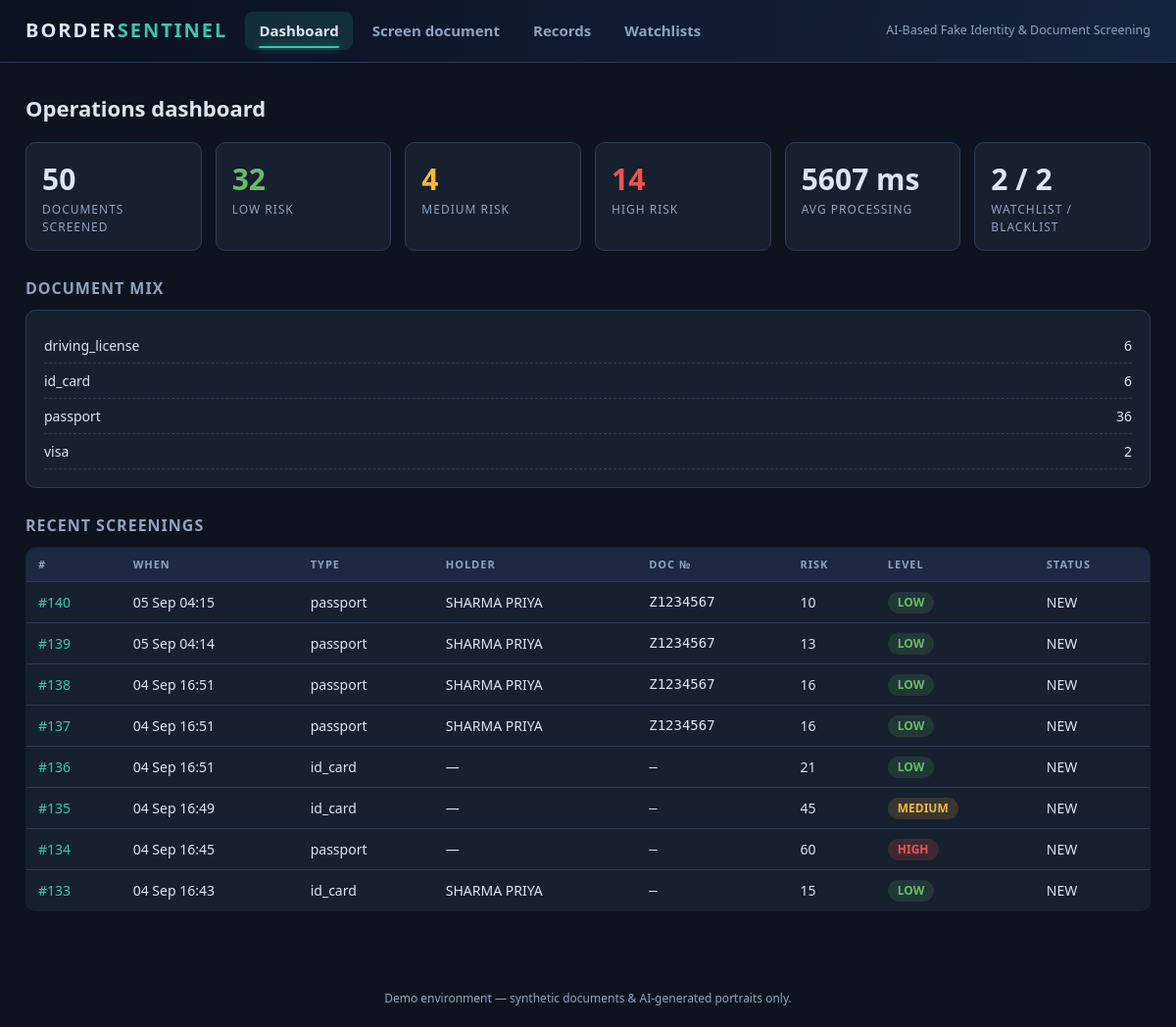
The page / on the database its author committed.
### screening/models.py (models this page shows, shortened)
class ScreeningRecord(models.Model):
    DOC_TYPES = [
        ("passport", "Passport"),
        ("visa", "Visa"),
        ("id_card", "National ID"),
        ("driving_license", "Driving Licence"),
        ("permit", "Permit"),
    ]
    LEVELS = [("LOW", "LOW"), ("MEDIUM", "MEDIUM"), ("HIGH", "HIGH")]
    STATUSES = [
        ("NEW", "New"), ("REVIEWED", "Reviewed"),
        ("CLEARED", "Cleared"), ("FLAGGED", "Flagged"),
    ]
    created_at = models.DateTimeField(auto_now_add=True)
    doc_type = models.CharField(max_length=30, choices=DOC_TYPES)
    original = models.FileField(upload_to="documents/")
    live_photo = models.FileField(upload_to="live/", null=True, blank=True)
    holder_name = models.CharField(max_length=160, blank=True, default="")
    doc_number = models.CharField(max_length=30, blank=True, default="", db_index=True)
    risk_score = models.IntegerField(default=0)
    risk_level = models.CharField(max_length=8, choices=LEVELS, default="LOW")
    recommendation = models.CharField(max_length=120, blank=True, default="")
    status = models.CharField(max_length=10, choices=STATUSES, default="NEW")
    review_note = models.TextField(blank=True, default="")
    ocr_confidence = models.FloatField(null=True, blank=True)
    processing_ms = models.IntegerField(default=0)
    fields_json = models.JSONField(default=dict, blank=True)
    checks_json = models.JSONField(default=list, blank=True)
    tamper_json = models.JSONField(default=dict, blank=True)
    face_json = models.JSONField(default=dict, blank=True)
    scoring_json = models.JSONField(default=dict, blank=True)
    annotated = models.CharField(max_length=255, blank=True, default="")
    integrity_hash = models.CharField(max_length=64, blank=True, default="")
    class Meta:
        ordering = ["-created_at"]

### screening/views.py (the view)
# urls.py: path("", views.dashboard, name="dashboard"),
def dashboard(request):
    qs = ScreeningRecord.objects.all()
    stats = {
        "total": qs.count(),
        "levels": {r["risk_level"]: r["n"] for r in
                   qs.values("risk_level").annotate(n=Count("id"))},
        "types": {r["doc_type"]: r["n"] for r in
                  qs.values("doc_type").annotate(n=Count("id"))},
        "flagged": qs.filter(status="FLAGGED").count(),
        "watchlist": WatchlistEntry.objects.count(),
        "blacklist": ExpiredDocument.objects.count(),
    }
    recent_ms = [r.processing_ms for r in qs[:200]]
    stats["avg_ms"] = round(sum(recent_ms) / len(recent_ms)) if recent_ms else 0
    recent = qs[:8]
    return render(request, "screening/dashboard.html",
                  {"stats": stats, "recent": recent})

### screening/templates/screening/dashboard.html
{% extends "screening/base.html" %}
{% block content %}
<h1>Operations dashboard</h1>
<div class="cards">
  <div class="card"><div class="num">{{ stats.total }}</div><div class="lbl">Documents screened</div></div>
  <div class="card low"><div class="num">{{ stats.levels.LOW|default:0 }}</div><div class="lbl">Low risk</div></div>
  <div class="card medium"><div class="num">{{ stats.levels.MEDIUM|default:0 }}</div><div class="lbl">Medium risk</div></div>
  <div class="card high"><div class="num">{{ stats.levels.HIGH|default:0 }}</div><div class="lbl">High risk</div></div>
  <div class="card"><div class="num">{{ stats.avg_ms }} ms</div><div class="lbl">Avg processing</div></div>
  <div class="card"><div class="num">{{ stats.watchlist }} / {{ stats.blacklist }}</div><div class="lbl">Watchlist / blacklist</div></div>
</div>
<h2>Document mix</h2>
<div class="panel">
  {% for t, n in stats.types.items %}
    <div class="detrow"><span>{{ t }}</span><span>{{ n }}</span></div>
  {% empty %}<small class="muted">No screenings yet — use “Screen document”.</small>{% endfor %}
</div>
<h2>Recent screenings</h2>
<table>
  <tr><th>#</th><th>When</th><th>Type</th><th>Holder</th><th>Doc №</th><th>Risk</th><th>Level</th><th>Status</th></tr>
  {% for r in recent %}
  <tr>
    <td><a href="{% url 'screening:record' r.pk %}">#{{ r.pk }}</a></td>
    <td>{{ r.created_at|date:"d M H:i" }}</td>
    <td>{{ r.doc_type }}</td>
    <td>{{ r.holder_name|default:"—" }}</td>
    <td class="mono">{{ r.doc_number|default:"—" }}</td>
    <td>{{ r.risk_score }}</td>
    <td><span class="badge {{ r.risk_level }}">{{ r.risk_level }}</span></td>
    <td>{{ r.status }}</td>
  </tr>
  {% empty %}<tr><td colspan="8"><small class="muted">No records yet.</small></td></tr>{% endfor %}
</table>
{% endblock %}

### screening/templates/screening/base.html (shortened to what this page needs)
{% load static %}<!doctype html>
<html lang="en">
<head>
<link rel="stylesheet" href="{% static 'screening/main.css' %}">
</head>
<body>
<header class="top">
  <div class="logo">BORDER<span>SENTINEL</span></div>
  <nav class="main">
    {% with url_name=request.resolver_match.url_name %}
    <a href="{% url 'screening:dashboard' %}" class="{% if url_name == 'dashboard' %}active{% endif %}">Dashboard</a>
    <a href="{% url 'screening:upload' %}" class="{% if url_name == 'upload' %}active{% endif %}">Screen document</a>
    <a href="{% url 'screening:records' %}" class="{% if url_name == 'records' or url_name == 'record' %}active{% endif %}">Records</a>
    <a href="{% url 'screening:watchlist' %}" class="{% if url_name == 'watchlist' %}active{% endif %}">Watchlists</a>
    {% endwith %}
  </nav>
  <small style="margin-left:auto;color:var(--muted)">AI-Based Fake Identity &amp; Document Screening</small>
</header>
<main>
{% block content %}{% endblock %}
</main>
<footer>Demo environment — synthetic documents &amp; AI-generated portraits only.</footer>
</body>
</html>

### screening/static/screening/main.css (style rules this page uses)
:root { --bg: #0d1420; --panel: #16202f; --panel2: #1c2940; --line: #2b3b55; --text: #dbe6f5; --muted: #8ea3bf; --accent: #37c8ab; --warn: #f5b83d; --high: #ef5350; --ok: #66bb6a; }
* { box-sizing: border-box; }
body { margin: 0; background: var(--bg); color: var(--text); font: 15px/1.5 "Segoe UI", system-ui, sans-serif; }
a { color: var(--accent); text-decoration: none; }
header.top { display: flex; align-items: center; gap: 18px; background: linear-gradient(90deg, #0a1120, #14243c); border-bottom: 1px solid var(--line); padding: 12px 26px; }
header.top .logo { font-size: 20px; font-weight: 700; letter-spacing: 2px; }
header.top .logo span { color: var(--accent); }
nav.main { display: flex; gap: 6px; }
nav.main a { position: relative; color: var(--muted); font-weight: 600; padding: 8px 14px; border-radius: 8px; transition: color .18s ease, background .18s ease; }
nav.main a.active { color: var(--text); background: rgba(55, 200, 171, 0.14); }
nav.main a.active::after { content: ""; position: absolute; left: 14px; right: 14px; bottom: 2px; height: 2px; border-radius: 2px; background: var(--accent); box-shadow: 0 0 8px rgba(55, 200, 171, 0.7); }
main { padding: 24px 26px 60px; max-width: 1280px; margin: 0 auto; }
h1 { font-size: 22px; margin: 6px 0 18px; }
h2 { font-size: 16px; margin: 26px 0 10px; color: var(--muted); text-transform: uppercase; letter-spacing: 1px; }
.cards { display: grid; grid-template-columns: repeat(auto-fit, minmax(170px, 1fr)); gap: 14px; }
.card { background: var(--panel); border: 1px solid var(--line); border-radius: 10px; padding: 14px 16px; }
.card .num { font-size: 30px; font-weight: 700; }
.card .lbl { color: var(--muted); font-size: 12px; text-transform: uppercase; letter-spacing: 1px; }
.card.low .num { color: var(--ok); }
.card.medium .num { color: var(--warn); }
.card.high .num { color: var(--high); }
table { width: 100%; border-collapse: collapse; background: var(--panel); border: 1px solid var(--line); border-radius: 10px; overflow: hidden; }
th, td { padding: 9px 12px; text-align: left; border-bottom: 1px solid var(--line); font-size: 14px; }
th { color: var(--muted); text-transform: uppercase; font-size: 11px; letter-spacing: 1px; background: var(--panel2); }
tr:last-child td { border-bottom: none; }
.badge { display: inline-block; padding: 2px 10px; border-radius: 20px; font-size: 12px; font-weight: 700; }
.badge.LOW { background: rgba(102,187,106,.15); color: var(--ok); }
.badge.MEDIUM { background: rgba(245,184,61,.15); color: var(--warn); }
.badge.HIGH { background: rgba(239,83,80,.18); color: var(--high); }
.panel { background: var(--panel); border: 1px solid var(--line); border-radius: 10px; padding: 18px; margin-bottom: 18px; }
.detrow { display: flex; justify-content: space-between; gap: 10px; border-bottom: 1px dashed var(--line); padding: 7px 0; font-size: 14px; }
.mono { font-family: ui-monospace, "DejaVu Sans Mono", monospace; }
footer { color: var(--muted); text-align: center; padding: 20px; font-size: 12px; }

### rows shown on the page
ScreeningRecord: pk "140", created_at "05 Sep 04:15", doc_type "passport", holder_name "SHARMA PRIYA", doc_number "Z1234567", risk_score "10", risk_level "LOW", status "NEW"
ScreeningRecord: pk "139", created_at "05 Sep 04:14", doc_type "passport", holder_name "SHARMA PRIYA", doc_number "Z1234567", risk_score "13", risk_level "LOW", status "NEW"
ScreeningRecord: pk "138", created_at "04 Sep 16:51", doc_type "passport", holder_name "SHARMA PRIYA", doc_number "Z1234567", risk_score "16", risk_level "LOW", status "NEW"
ScreeningRecord: pk "137", created_at "04 Sep 16:51", doc_type "passport", holder_name "SHARMA PRIYA", doc_number "Z1234567", risk_score "16", risk_level "LOW", status "NEW"
ScreeningRecord: pk "136", created_at "04 Sep 16:51", doc_type "id_card", holder_name "—", doc_number "—", risk_score "21", risk_level "LOW", status "NEW"
ScreeningRecord: pk "135", created_at "04 Sep 16:49", doc_type "id_card", holder_name "—", doc_number "—", risk_score "45", risk_level "MEDIUM", status "NEW"
ScreeningRecord: pk "134", created_at "04 Sep 16:45", doc_type "passport", holder_name "—", doc_number "—", risk_score "60", risk_level "HIGH", status "NEW"
ScreeningRecord: pk "133", created_at "04 Sep 16:43", doc_type "id_card", holder_name "SHARMA PRIYA", doc_number "—", risk_score "15", risk_level "LOW", status "NEW"

### other values the page prints
{{ stats.total }} "50"
{{ stats.levels.LOW|default:0 }} "32"
{{ stats.levels.MEDIUM|default:0 }} "4"
{{ stats.levels.HIGH|default:0 }} "14"
{{ stats.avg_ms }} "5607"
{{ stats.watchlist }} "2"
{{ stats.blacklist }} "2"
{{ t }} "driving_license" "id_card" "passport" "visa"
{{ n }} "6" "6" "36" "2"
